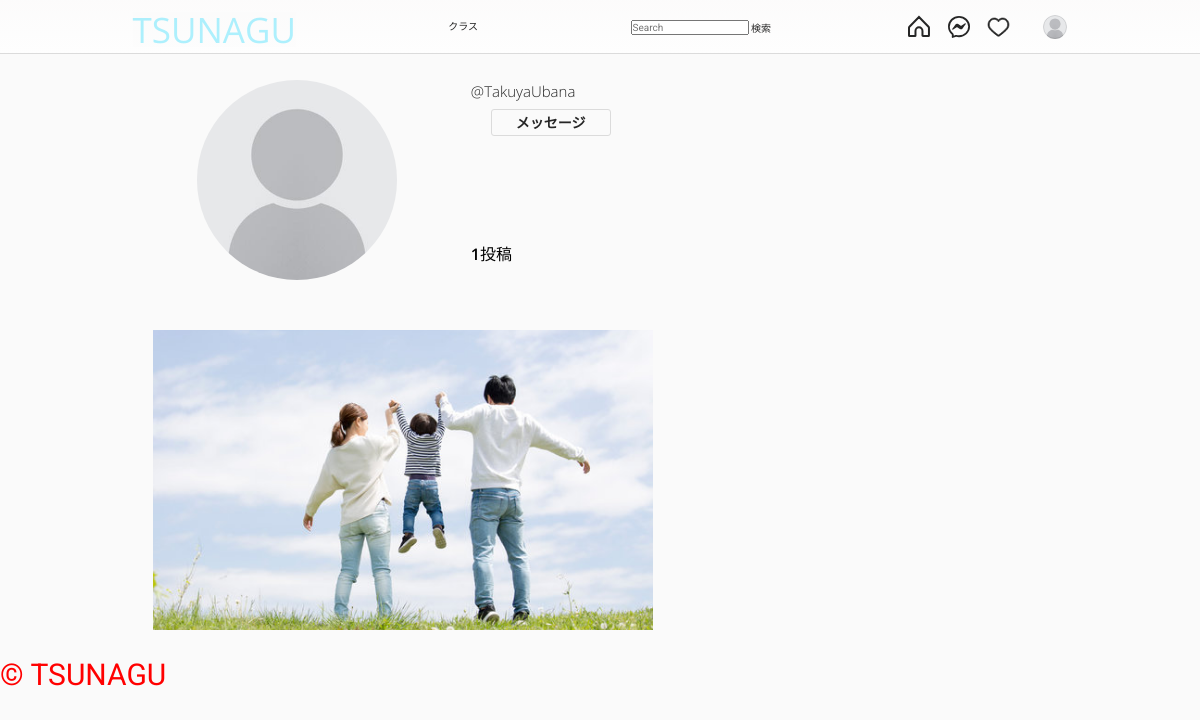
Page /TakuyaUbana/ (signed in) on the committed database.
### User_app/models.py (models this page shows, shortened)
class Profile(models.Model):
    user = models.OneToOneField(User, related_name='profile', on_delete=models.CASCADE)
    image = models.ImageField(upload_to="profile_pciture", null=True, default="default.jpg")
    first_name = models.CharField(max_length=200, null=True, blank=True)
    last_name = models.CharField(max_length=200, null=True, blank=True)
    bio = models.CharField(max_length=200, null=True, blank=True)
    location = models.CharField(max_length=200, null=True, blank=True)
    url = models.URLField(max_length=200, null=True, blank=True)
    favourite = models.ManyToManyField(Post, blank=True)

### Post_app/models.py (models this page shows)
class Post(models.Model):
    id = models.UUIDField(primary_key=True, default=uuid.uuid4, editable=False,verbose_name='ポストid')
    category = models.ForeignKey( Category, on_delete=models.SET_NULL, null=True, related_name="category",verbose_name='カテゴリー')
    picture = models.ImageField( upload_to=user_directory_path, default="product.jpg",verbose_name='ポストの写真')
    caption = models.CharField(max_length=100, default="Fresh Pear",verbose_name='ポスト名')
    tags=models.ManyToManyField(Tag,related_name='tags',verbose_name='タグ')
    user = models.ForeignKey(User, on_delete=models.SET_NULL, null=True,verbose_name='ユーザ')
    posted = models.DateField(auto_now_add=True)
    likes = models.IntegerField(default=0)
    status = models.BooleanField(default=True,verbose_name='ステータス')
    class Meta:
        verbose_name_plural='ポスト'
    def get_absolute_url(self):
        return reverse("post-details", args=[str(self.id)])

### User_app/views.py (the view)
# urls.py: path('<username>/', UserProfile, name='profile'),
def UserProfile(request, username):
    Profile.objects.get_or_create(user=request.user)
    user = get_object_or_404(User, username=username)
    profile = Profile.objects.get(user=user)
    url_name = resolve(request.path).url_name
    posts = Post.objects.filter(user=user).order_by('-posted')
    if url_name == 'profile':
        posts = Post.objects.filter(user=user).order_by('-posted')
    else:
        posts = profile.favourite.all()
    posts_count = Post.objects.filter(user=user).count()
    following_count = Follow.objects.filter(follower=user).count()
    followers_count = Follow.objects.filter(following=user).count()
    follow_status = Follow.objects.filter(following=user, follower=request.user).exists()
    paginator = Paginator(posts, 8)
    page_number = request.GET.get('page')
    posts_paginator = paginator.get_page(page_number)
    context = {
        'posts': posts,
        'profile':profile,
        'posts_count':posts_count,
        'following_count':following_count,
        'followers_count':followers_count,
        'posts_paginator':posts_paginator,
        'follow_status':follow_status,
    }
    return render(request, 'user/profile.html', context)

### Post_app/context_processor.py (called while the page is built)
def default(rq):
    categories=Category.objects.all()
    return{
        'categories':categories,
    }

### templates/user/profile.html (shortened to what this page needs)
{% extends 'base.html' %}
{% load static %}
{% block content %}
<!DOCTYPE html>
<html lang="en">
<head>
    <link rel="stylesheet" href="{% static 'assets3/css/reset.css' %}">
    <link rel="stylesheet" href="{% static 'assets3/css/styles.css' %}">
    <link rel="stylesheet" href="https://use.fontawesome.com/releases/v5.2.0/css/all.css">
</head>
<body>
    <header>
        <br><br><br>
        <div class="container">
            <div class="profile">
                <div class="profile-image">
                    <img src="{{profile.image.url}}" alt="" style="width: 200px; height: 200px;">
                </div>
                <div class="profile-user-settings">
                        <h5 style="font-size: 15px;" class="profile-user-name">@{{profile.user.username}}</h5>
                        <br><br>
                        {% if request.user.is_authenticated and request.user != profile.user %}
                                <a href="{% url 'conversation' profile.user  %}" class="btn profile-edit-btn">メッセージ</a> <br><br>
                        {% endif %}
                        <br>
                </div>
                <div class="profile-bio">
                    <br>
                    <br><br>
                </div>
                <div class="profile-stats">
                    <ul>
                        <li><a style="text-decoration: none; color:black;" href="{% url 'profile' profile.user %}"><span class="profile-stat-count">{{posts_count}}</span>投稿</li></a>
                    </ul>
                    <br>
                </div>
            </div>
        </div>
    </header>
    <main>
        <div class="container">
            <div class="gallery">
                {% for post in posts %}
                <a href="{{post.get_absolute_url}}"><div class="gallery-item" tabindex="0">
                    <img src="{{ post.picture.url }}" class="gallery-image" alt="" style="width: 500px; height: 300px; object-fit: cover;">
                </div></a>
                {% endfor %}
            </div>
        </div>
        <div class="copyright-notice">
            <p style="font-size: 30px; color:red;">&copy TSUNAGU</p>
           </div>
    </main>
    {% endblock content %}

### templates/base.html (shortened to what this page needs)
{% load static %}
<!DOCTYPE html>
<html lang="en">
<head>
    <link rel="stylesheet" href="https://cdn.jsdelivr.net/npm/bootstrap-icons@1.8.1/font/bootstrap-icons.css">
    <link href="https://cdn.jsdelivr.net/npm/bootstrap@5.1.3/dist/css/bootstrap.min.css" rel="stylesheet"
>
    <link rel="stylesheet" type="text/css" href="{% static 'assets1/style.css' %}">
</head>
<body>
    <header class="header" style="background: linear-gradient(rgba(252, 251, 251, 0.7), rgba(255, 255, 255, 0.7)), url('your-image.jpg');
    background-blend-mode: overlay;">
        <nav class="header__content">
            <div class="header__buttons">
                <a href="{% url 'home' %}"
                    style="text-decoration: none; background-color: rgba(246, 246, 246, 0.196); color:rgba(0, 213, 255, 0.315);font-size: 35px;"
                    class="header__home">TSUNAGU
                </a>
            </div>
            <div class="dropdown">
                <button class="dropbtn">クラス</button>
            </div>
            <form action="{% url 'search-users' %}" method="GET">
                <div class="headedr__search">
                    <input type="text" placeholder="Search" name="q" value="{{ request.GET.q }}">
                    <button class="btn btn-primary" type="submit">検索</button>
                </div>
            </form>
            <div class="header__buttons header__buttons--desktop">
                <a href="{% url 'home' %}">
                </a>
                <a href="{% url 'message' %}">
                </a>
                <span>
                    <a href="{% url 'show-notification' %}">
                    </a>
                </span>
                <a href="">
                    <button class="profile-button">
                        <a href="{% url 'profile' request.user %}">
                            <div class="profile-button__picture">
                                <img src="{{request.user.profile.image.url}}" alt="User Picture">
                            </div>
                        </a>
                    </button>
                </a>
            </div>
        </nav>
    </header>
    {% block content %}
    {% endblock content %}
</body>
</html>

### static/assets1/style.css (style rules this page uses)
*, *::after, *::before { box-sizing: border-box; margin: 0; padding: 0; }
*, button, input, select, textarea { font-family: 'Roboto', sans-serif; }
:root { --primary: hsl(0, 0%, 100%); --secondary: hsl(0, 0%, 98%); --border: hsl(0, 0%, 86%); --story-border: hsl(0, 0%, 78%); --img-border: hsla(0, 0%, 0%, 0.1); --text-dark: hsl(0, 0%, 15%); --text-light: hsl(0, 0%, 60%); --like: hsl(355, 82%, 61%); --link: hsl(204, 100%, 48%); --header-height: 44px; --nav-height: 44px; }
body { min-height: 100vh; display: flex; flex-direction: column; overflow-y: auto; }
svg { display: block; }
img { max-width: 100%; }
.header { width: 100%; height: var(--header-height); background-color: var(--primary); display: flex; justify-content: center; position: fixed; top: 0; left: 0; z-index: 2; }
.header::after { content: ''; position: absolute; bottom: 0; width: 100%; height: 1px; background-color: var(--border); }
.header__content { width: 100%; max-width: 975px; padding: 0 14px; display: flex; justify-content: space-between; align-items: center; }
.header__home { margin-top: 5px; }
.header__buttons { display: flex; align-items: center; gap: 16px; }
.profile-button { background-color: transparent; border: none; outline: none; cursor: pointer; position: relative; }
.profile-button__picture { width: 24px; height: 24px; border-radius: 50%; overflow: hidden; position: relative; }
.profile-button__picture::after { content: ''; position: absolute; top: 0; bottom: 0; left: 0; right: 0; border: 1px solid var(--img-border); border-radius: 50%; }
@media (min-width: 768px) { :root { --header-height: 54px; --nav-height: 0px; } }
@media (min-width: 768px) { .header__content { padding: 0 20px; } }

### static/assets3/css/styles.css (style rules this page uses)
:root { font-size: 10px; }
*, *::before, *::after { box-sizing: border-box; }
body { font-family: "Open Sans", Arial, sans-serif; min-height: 100vh; background-color: #fafafa; color: #262626; padding-bottom: 3rem; }
img { display: block; }
.container { max-width: 93.5rem; margin: 0 auto; padding: 0 2rem; }
.btn { display: inline-block; font: inherit; background: none; border: none; color: inherit; padding: 0; cursor: pointer; }
.profile { padding: 5rem 0; }
.profile::after { content: ""; display: block; clear: both; }
.profile-image { float: left; width: calc(33.333% - 1rem); display: flex; justify-content: center; align-items: center; margin-right: 3rem; }
.profile-image img { border-radius: 50%; }
.profile-user-settings, .profile-stats, .profile-bio { float: left; width: calc(66.666% - 2rem); }
.profile-user-settings { margin-top: 1.1rem; }
.profile-user-name { display: inline-block; font-size: 3.2rem; font-weight: 300; }
.profile-edit-btn { font-size: 1.4rem; line-height: 1.8; border: 0.1rem solid #dbdbdb; border-radius: 0.3rem; padding: 0 2.4rem; margin-left: 2rem; }
.profile-stats { margin-top: 2.3rem; }
.profile-stats li { display: inline-block; font-size: 1.6rem; line-height: 1.5; margin-right: 4rem; cursor: pointer; }
.profile-bio { font-size: 1.6rem; font-weight: 400; line-height: 1.5; margin-top: 2.3rem; }
.profile-real-name, .profile-stat-count, .profile-edit-btn { font-weight: 600; }
.gallery { display: flex; flex-wrap: wrap; margin: -1rem -1rem; padding-bottom: 3rem; }
.gallery-item { position: relative; flex: 1 0 22rem; margin: 1rem; color: #fff; cursor: pointer; }
.gallery-image { width: 100%; height: 100%; object-fit: cover; }

### templates/base.html (style rules this page uses)
.dropbtn { background-color: transparent; color: var(--text-dark); padding: 12px 16px; border: none; cursor: pointer; }

### rows in the picture
Profile: image (placeholder picture), user.username "TakuyaUbana"
Post: picture (picture)

### other values in the picture
{{ posts_count }} "1"
